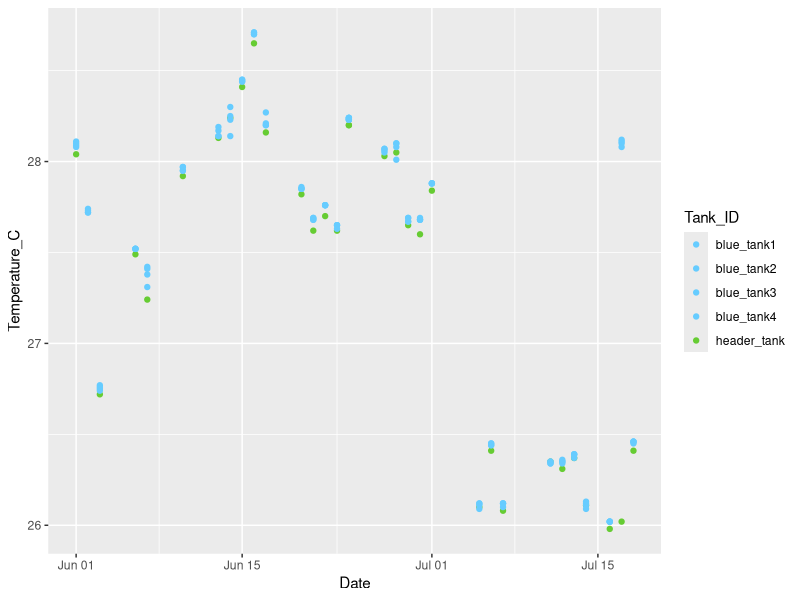
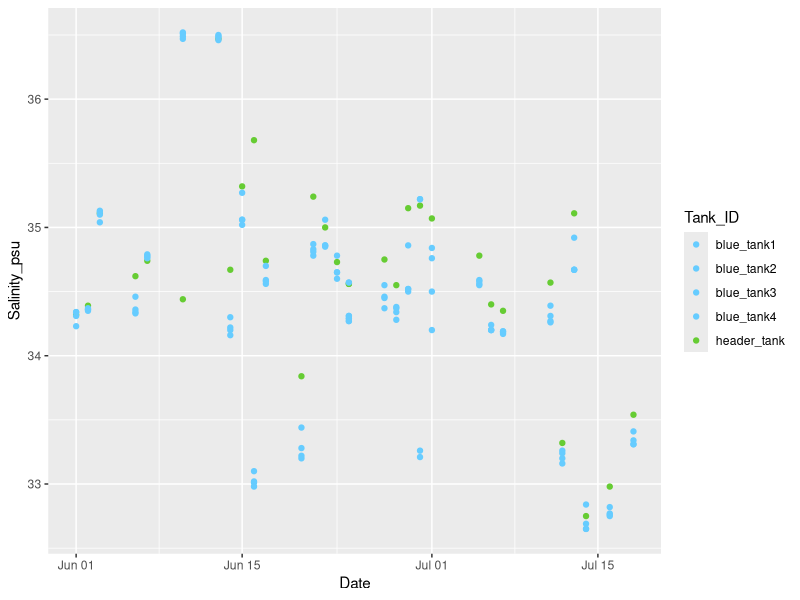
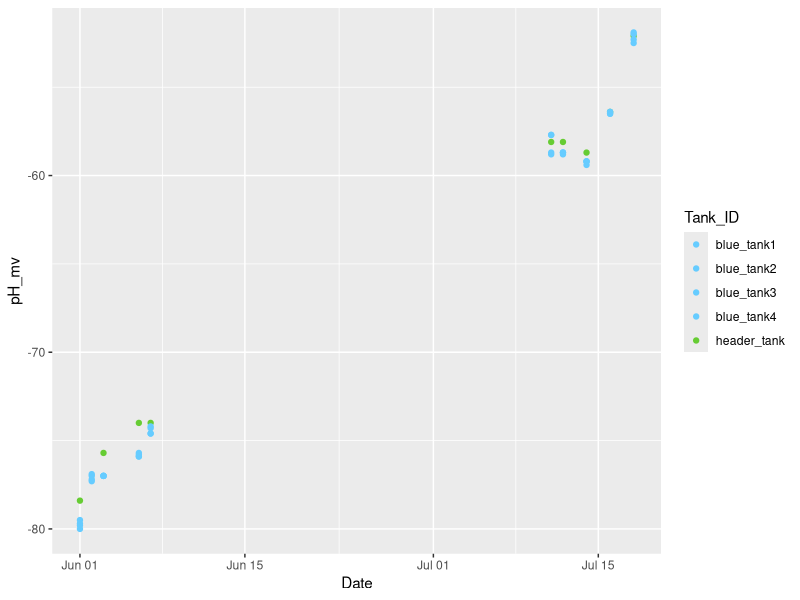
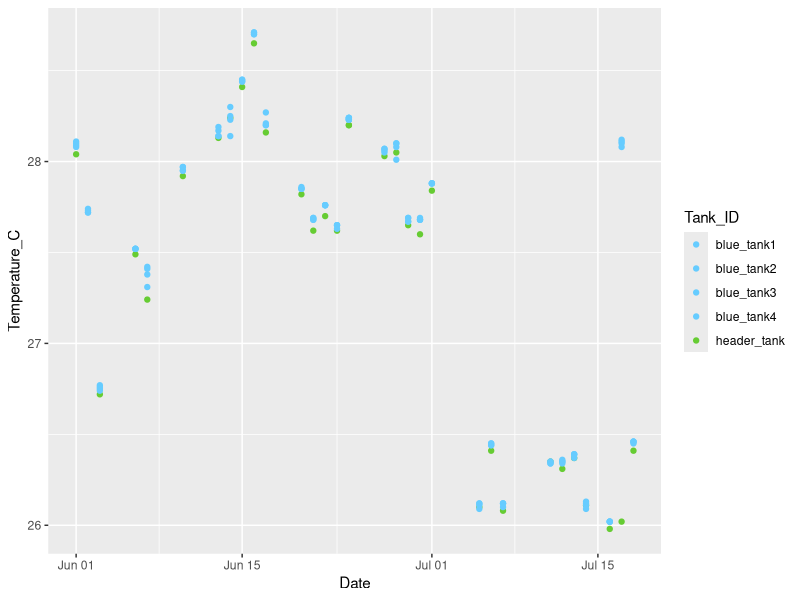
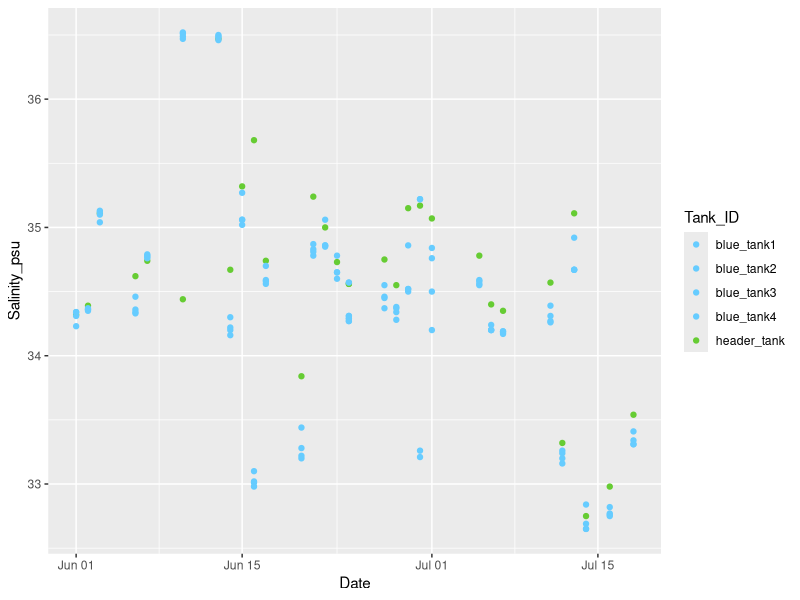
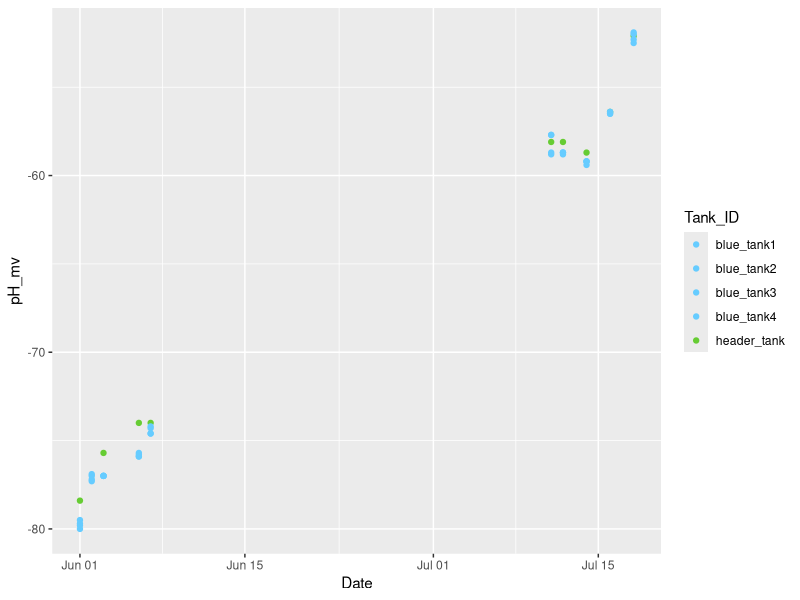

Reproduce these figures in R, in order.
## ---- chunk 1
knitr::opts_chunk$set(echo = TRUE)
## ---- chunk 2
# load libraries, set working directory, load dataframe
library(dplyr)
library(tidyverse)
library(ggplot2)
library(lubridate) # used for converting 8 digit date into datetime format for R
library(RColorBrewer)
setwd("/Users/laurenzane/Desktop/Putnam_Lab/Lab_Management/Lab_Resources/CBLS_Wetlab/daily_measurements")
getwd() # confirm that wd is in CBLS Wetlab Protocol directory
daily_measurements <- read.csv("Daily_measurements_tracking.csv")
daily_measurements$Date <- ymd(daily_measurements$Date) # convert 8 digit date into datetime format

## ---- chunk 3

# preparing df to plot temperature, salinity, pH or light values for CBLS aquarium daily measurements
# for scale color manual, values correspond to BT1, BT2, BT3, BT4, HT, QT

month <-daily_measurements[daily_measurements$Date >= "2022-06-01" & daily_measurements$Date <= "2022-07-18", ] # use if you would like to subset by month or from certain date range 
no_qtank <- subset(month, Tank_ID != "quarantine_tank") # removing quarantine tank from plot            
no_qtank[no_qtank == ""] <- NA # replace blanks with NA

daily_measurements$Tank_ID <- as.factor(daily_measurements$Tank_ID)

## ---- chunk 4

# temperature plot

temp <- ggplot(no_qtank, aes(x=Date, y=Temperature_C, color=Tank_ID)) +
    geom_point()+
    scale_color_manual(values = c("#66CCFF", "#66CCFF", "#66CCFF",
                                "#66CCFF","#66CC33"))
print(temp)

ggsave(path = "./", filename = "20220718_daily_measurements_temp.pdf")

## ---- chunk 5

## salinity plot 

sal <- ggplot(no_qtank, aes(x=Date, y=Salinity_psu, color=Tank_ID)) +
    geom_point()+
    scale_color_manual(values = c("#66CCFF", "#66CCFF", "#66CCFF",
                                "#66CCFF","#66CC33"))

print(sal)

ggsave(path = "./", filename = "20220718_daily_measurements_sal.pdf")


## ---- chunk 6

## pH plot 

pH <- ggplot(no_qtank, aes(x=Date, y=pH_mv, color=Tank_ID)) +
    geom_point()+
    scale_color_manual(values = c("#66CCFF", "#66CCFF", "#66CCFF",
                                "#66CCFF","#66CC33"))

print(pH)

ggsave(path = "./", filename = "20220718_daily_measurements_pH.pdf")

